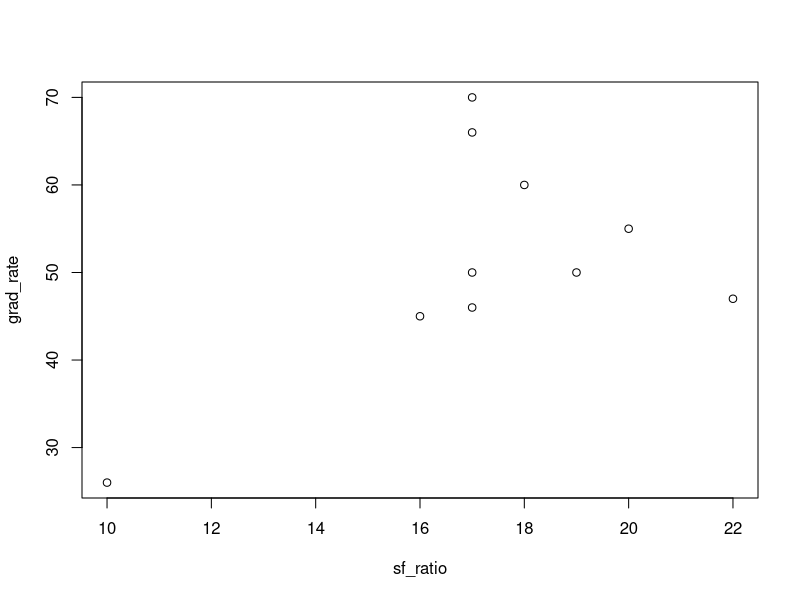
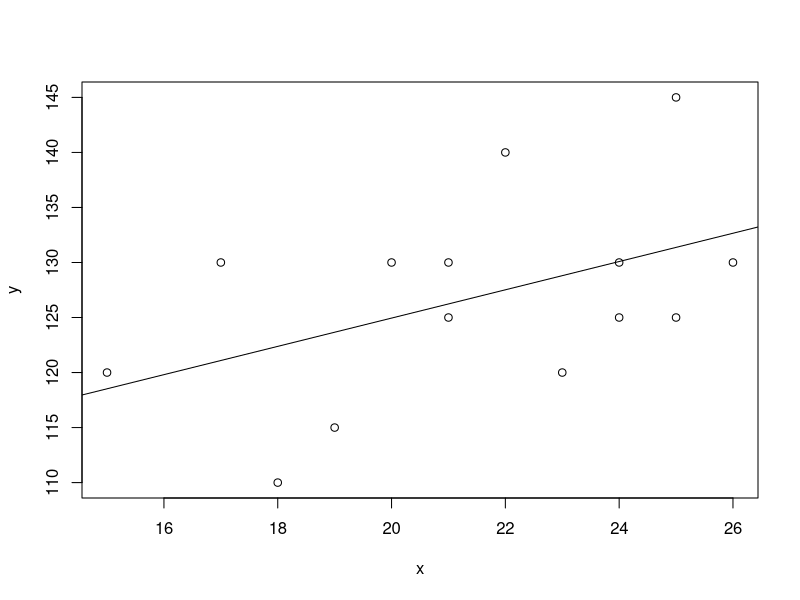

Recreate these plots in R, in order.
sf_ratio = c(16,20,17,19,22,17,17,17,10,18)
grad_rate = c(45,55,70,50,47,46,50,66,26,60)

plot(sf_ratio, grad_rate)
cov(sf_ratio, grad_rate) # covariance
cor(sf_ratio, grad_rate) # correlation coefficient (r)

x = c(21, 25,23,24,20,15,25,21,17,24,26,22,18,19)
y = c(125,125,120,125,130,120,145,130,130,130,130,140,110,115)
plot(x,y)
lm(y~x) # Getting m and b
abline(lm(y~x)) # Best Fitted Line

cor(x,y) # correlation coefficient (r)
cor(x, y)^2 #  correlation of determination
summary(lm(y~x))$r.squared 